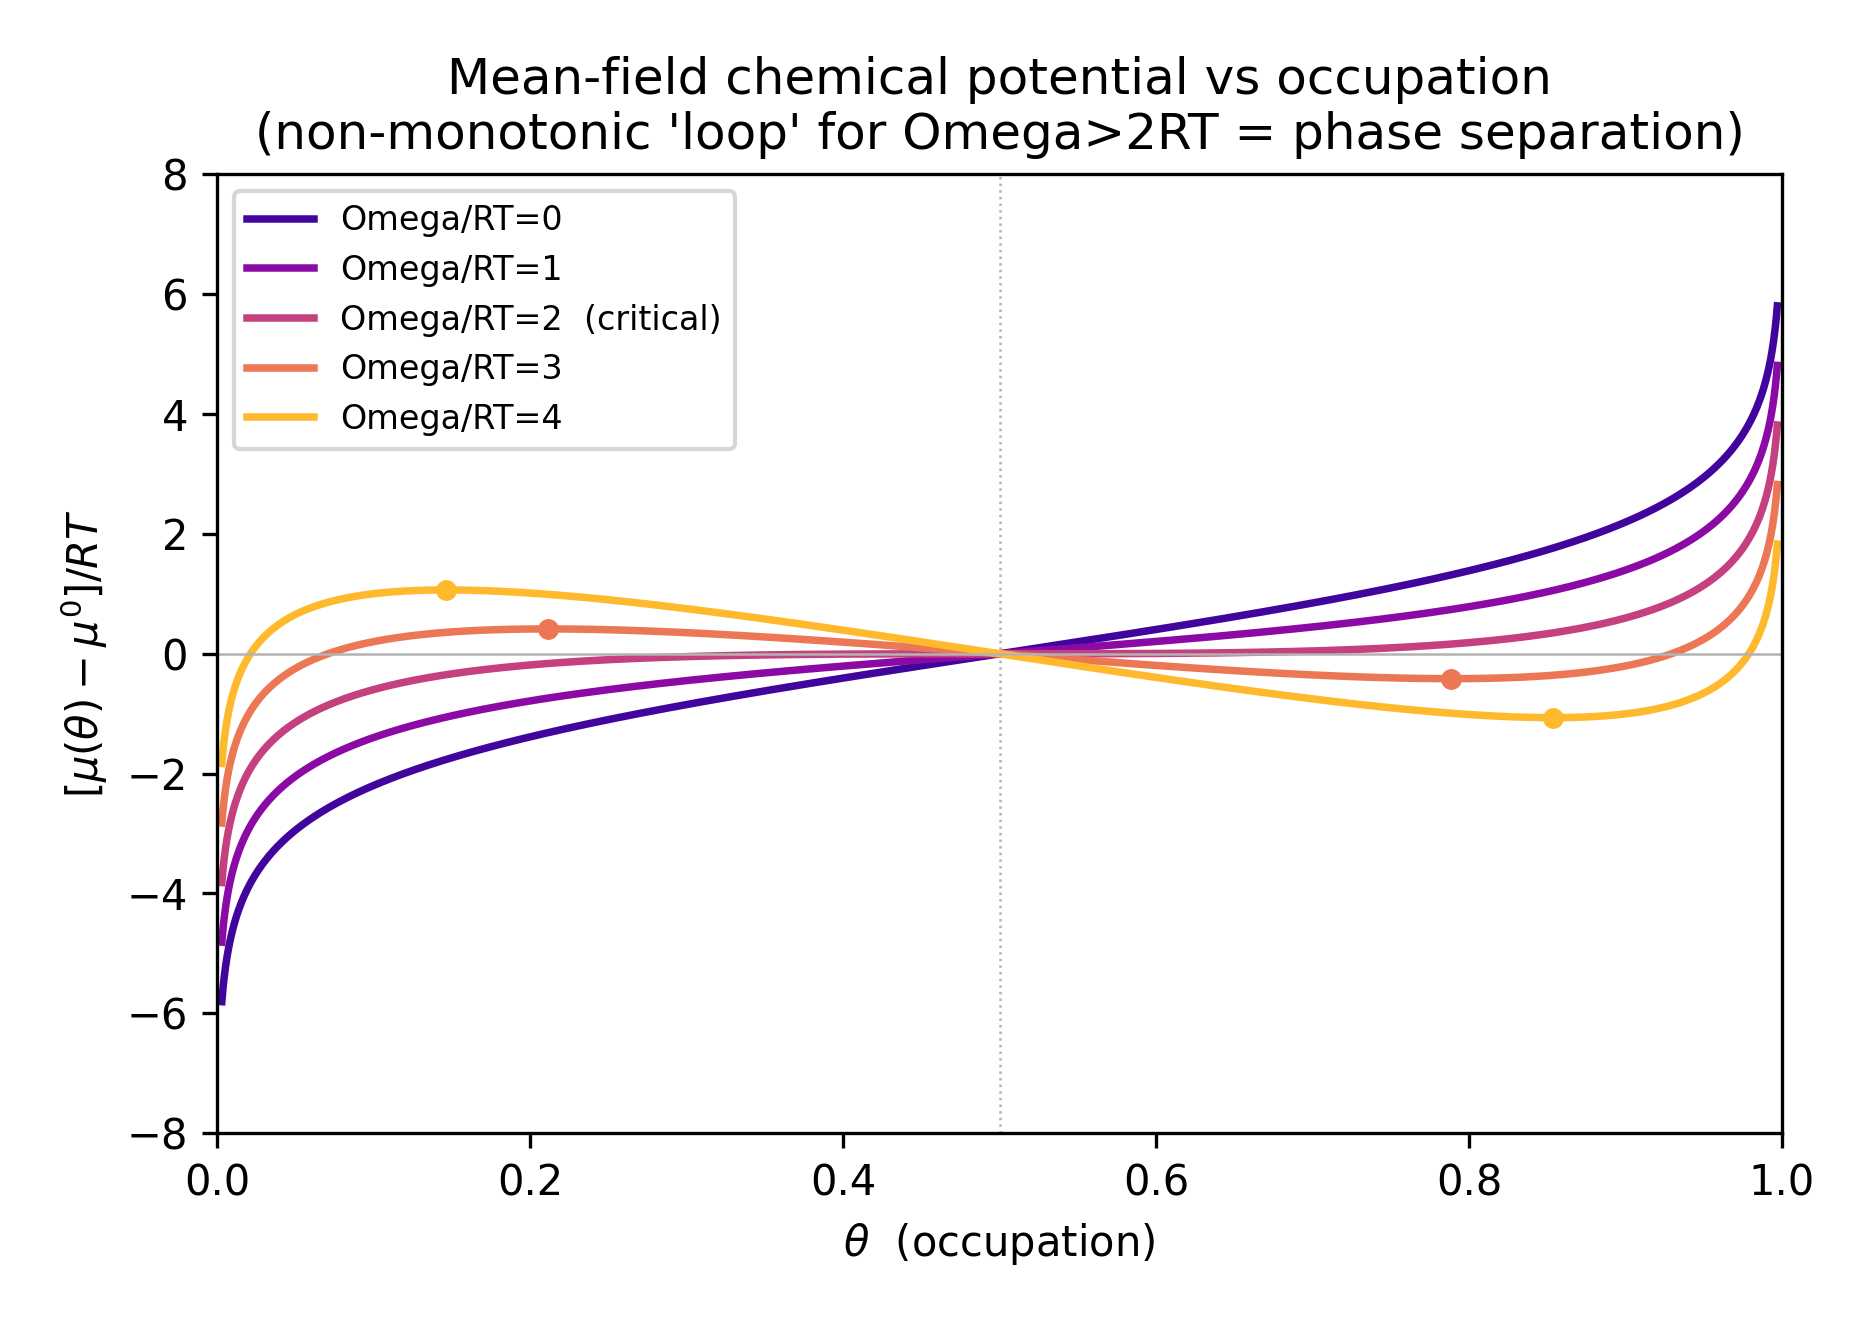

Write Python code to recreate this figure.
"""
V1013 P2.1 draft S1 -- Figure candidate for Part 0 sec:sm-meanfield.
Purpose: mean-field chemical potential mu(theta)-mu0 in units of RT, for several
Omega/RT ratios -- shows the monotonic -> van-der-Waals-loop (non-monotonic)
transition at Omega/RT=2, matching the double-well curvature flip in
V1013_P21_fig_S1_gxi_doublewell.py (same equation family, first derivative view).

[mu(theta)-mu0]/RT = ln[theta/(1-theta)] + (Omega/RT)*(1-2*theta)

Output: V1013_P21_fig_S1_mu_theta_vdw.png, 300 dpi, ASCII-only labels.
"""
import numpy as np
import matplotlib
matplotlib.use("Agg")
import matplotlib.pyplot as plt

theta = np.linspace(0.003, 0.997, 3000)
logit = np.log(theta / (1 - theta))

omega_over_RT = [0.0, 1.0, 2.0, 3.0, 4.0]

fig, ax = plt.subplots(figsize=(6.2, 4.4))
colors = plt.cm.plasma(np.linspace(0.1, 0.85, len(omega_over_RT)))

for w_rt, c in zip(omega_over_RT, colors):
    mu = logit + w_rt * (1 - 2 * theta)
    label = f"Omega/RT={w_rt:.0f}" + ("  (critical)" if w_rt == 2.0 else "")
    ax.plot(theta, mu, color=c, lw=1.8, label=label)
    if w_rt > 2.0:
        u = np.sqrt(1.0 - 2.0 / w_rt)
        for xs in (0.5 * (1 - u), 0.5 * (1 + u)):
            mu_s = np.log(xs / (1 - xs)) + w_rt * (1 - 2 * xs)
            ax.plot(xs, mu_s, "o", color=c, ms=4)

ax.axhline(0, color="0.7", lw=0.6)
ax.axvline(0.5, color="0.7", lw=0.6, ls=":")
ax.set_xlabel(r"$\theta$  (occupation)")
ax.set_ylabel(r"$[\mu(\theta)-\mu^0]/RT$")
ax.set_title("Mean-field chemical potential vs occupation\n(non-monotonic 'loop' for Omega>2RT = phase separation)")
ax.legend(fontsize=8, loc="upper left")
ax.set_xlim(0, 1)
ax.set_ylim(-8, 8)
fig.tight_layout()
fig.savefig("V1013_P21_fig_S1_mu_theta_vdw.png", dpi=300)
print("saved V1013_P21_fig_S1_mu_theta_vdw.png")

# --- numeric self-check: mu(theta) is antisymmetric about theta=1/2 (mu(1/2)=0 always) ---
for w_rt in omega_over_RT:
    mu_half = np.log(0.5 / 0.5) + w_rt * (1 - 2 * 0.5)
    print(f"Omega/RT={w_rt:.1f}  mu(1/2)-mu0 = {mu_half:+.6f} RT  (must be exactly 0)")
